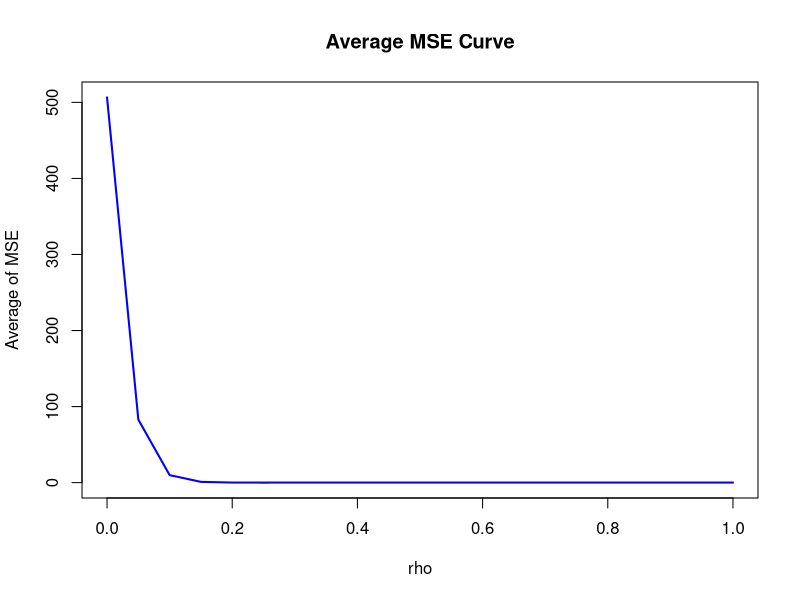
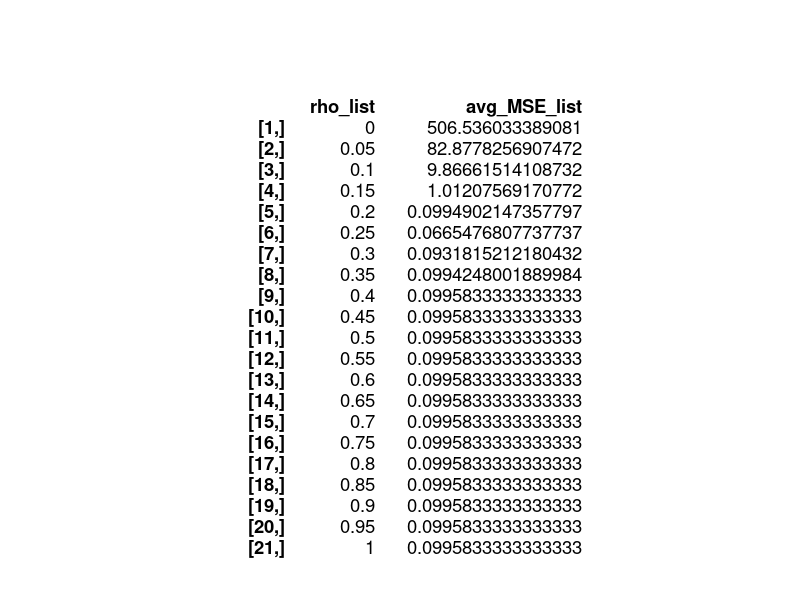

The R source for these figures, in order:
TC <- read.csv(file = 'TC.csv', header = FALSE)


TC = as.matrix(TC)


X <- read.csv(file = 'X_df.csv', header = FALSE)


X = as.matrix(X)


### Question 2.3

# number of sources
nsrcs = 6 

# horizontal slice size
x1 = 21

# vertical slice size
x2 = 21

# number of time samples
N = 240



rho_list = c()
avg_MSE_list = c()

# counts number of iterations in following loop up until 21
count = 0

for(rho in seq(0, 1, 0.05)){

  step <- 1/(norm(TC %*% t(TC)) * 1.1)
  thr <- rho*N*step
  Ao <- matrix(0, nsrcs, 1)
  A <- matrix(0, nsrcs, 1)
  Alr <- matrix(0, nsrcs, x1*x2)
  
  for (k in 1:(x1*x2)) {
    A <- Ao+step*(t(TC)%*%(X[,k]-(TC%*%Ao)))
    A <- (1/(1+thr)) * (sign(A)*pmax(replicate(nsrcs, 0), abs(A)-thr))
    
    for (i in 1:10) {
      Ao <- A
      A <- Ao+step * (t(TC)%*%(X[,k]-(TC%*%Ao)))
      A <- (1/(1+thr)) * (sign(A)*pmax(replicate(nsrcs, 0), abs(A)-thr))
    }
    Alr[,k] <- A 

  }

  
  Dlr = X%*%t(Alr)
  
  V = 441
  
  MSE = sum( (X -(Dlr %*% Alr) )^ 2 ) / (N*V)

  
  
  rho_list <- c(rho_list, rho)
  avg_MSE_list <- c(avg_MSE_list, MSE/10)
  
  count = count + 1
  
}


print(rho_list)
print(avg_MSE_list)

png(file="2.3_Avg_MSE_curve.png",
    width=600, height=350)

plot(rho_list, avg_MSE_list,
     main="Average MSE Curve",
     xlab="rho",
     ylab="Average of MSE",
     type = "l",
     lwd=2,
     col="blue")

dev.off()

###install.packages("gplots")
library(gplots)

png(file="2.3_rho_Avg_MSE_Table.png",
    width=600, height=350)

textplot(cbind(rho_list, avg_MSE_list))

dev.off()


##############################################################################################################################


### Question 2.4


rho = 0.25
  
step <- 1/(norm(TC %*% t(TC)) * 1.1)
thr <- rho*N*step
Ao <- matrix(0, nsrcs, 1)
A <- matrix(0, nsrcs, 1)
Alr <- matrix(0, nsrcs, x1*x2)

for (k in 1:(x1*x2)) {
  A <- Ao+step*(t(TC)%*%(X[,k]-(TC%*%Ao)))
  A <- (1/(1+thr)) * (sign(A)*pmax(replicate(nsrcs, 0), abs(A)-thr))
  
  for (i in 1:10) {
    Ao <- A
    A <- Ao+step * (t(TC)%*%(X[,k]-(TC%*%Ao)))
    A <- (1/(1+thr)) * (sign(A)*pmax(replicate(nsrcs, 0), abs(A)-thr))
  }
  Alr[,k] <- abs(A)   # here applied absolute
}

Dlr = X%*%t(Alr)


write.csv(Dlr, file = "Dlr.csv")
write.csv(Alr, file = "Alr.csv")




#########################################################################################

### Question 2.5

Z <- read.csv(file = 'Z.csv', header = FALSE)
#View(Z)

Z = as.matrix(Z)


X <- read.csv(file = 'X_df.csv', header = FALSE)

X = as.matrix(X)

# number of sources
nsrcs = 6 

# horizontal slice size
x1 = 21

# vertical slice size
x2 = 21

# number of time samples
N = 240

V = 441

rho = 0.001

step <- 1/(norm(Z %*% t(Z)) * 1.1)
thr <- rho*N*step
Ao <- matrix(0, nsrcs, 1)
A <- matrix(0, nsrcs, 1)
APCR <- matrix(0, nsrcs, x1*x2)

for (k in 1:(x1*x2)) {
  A <- Ao+step*(t(Z)%*%(X[,k]-(Z%*%Ao)))
  A <- (1/(1+thr)) * (sign(A)*pmax(replicate(nsrcs, 0), abs(A)-thr))
  
  for (i in 1:10) {
    Ao <- A
    A <- Ao+step * (t(Z)%*%(X[,k]-(Z%*%Ao)))
    A <- (1/(1+thr)) * (sign(A)*pmax(replicate(nsrcs, 0), abs(A)-thr))
  }
  APCR[,k] <- abs(A)   # here applied absolute
}

DPCR = X%*%t(APCR)

write.csv(DPCR, file = "DPCR.csv")
write.csv(APCR, file = "APCR.csv")
